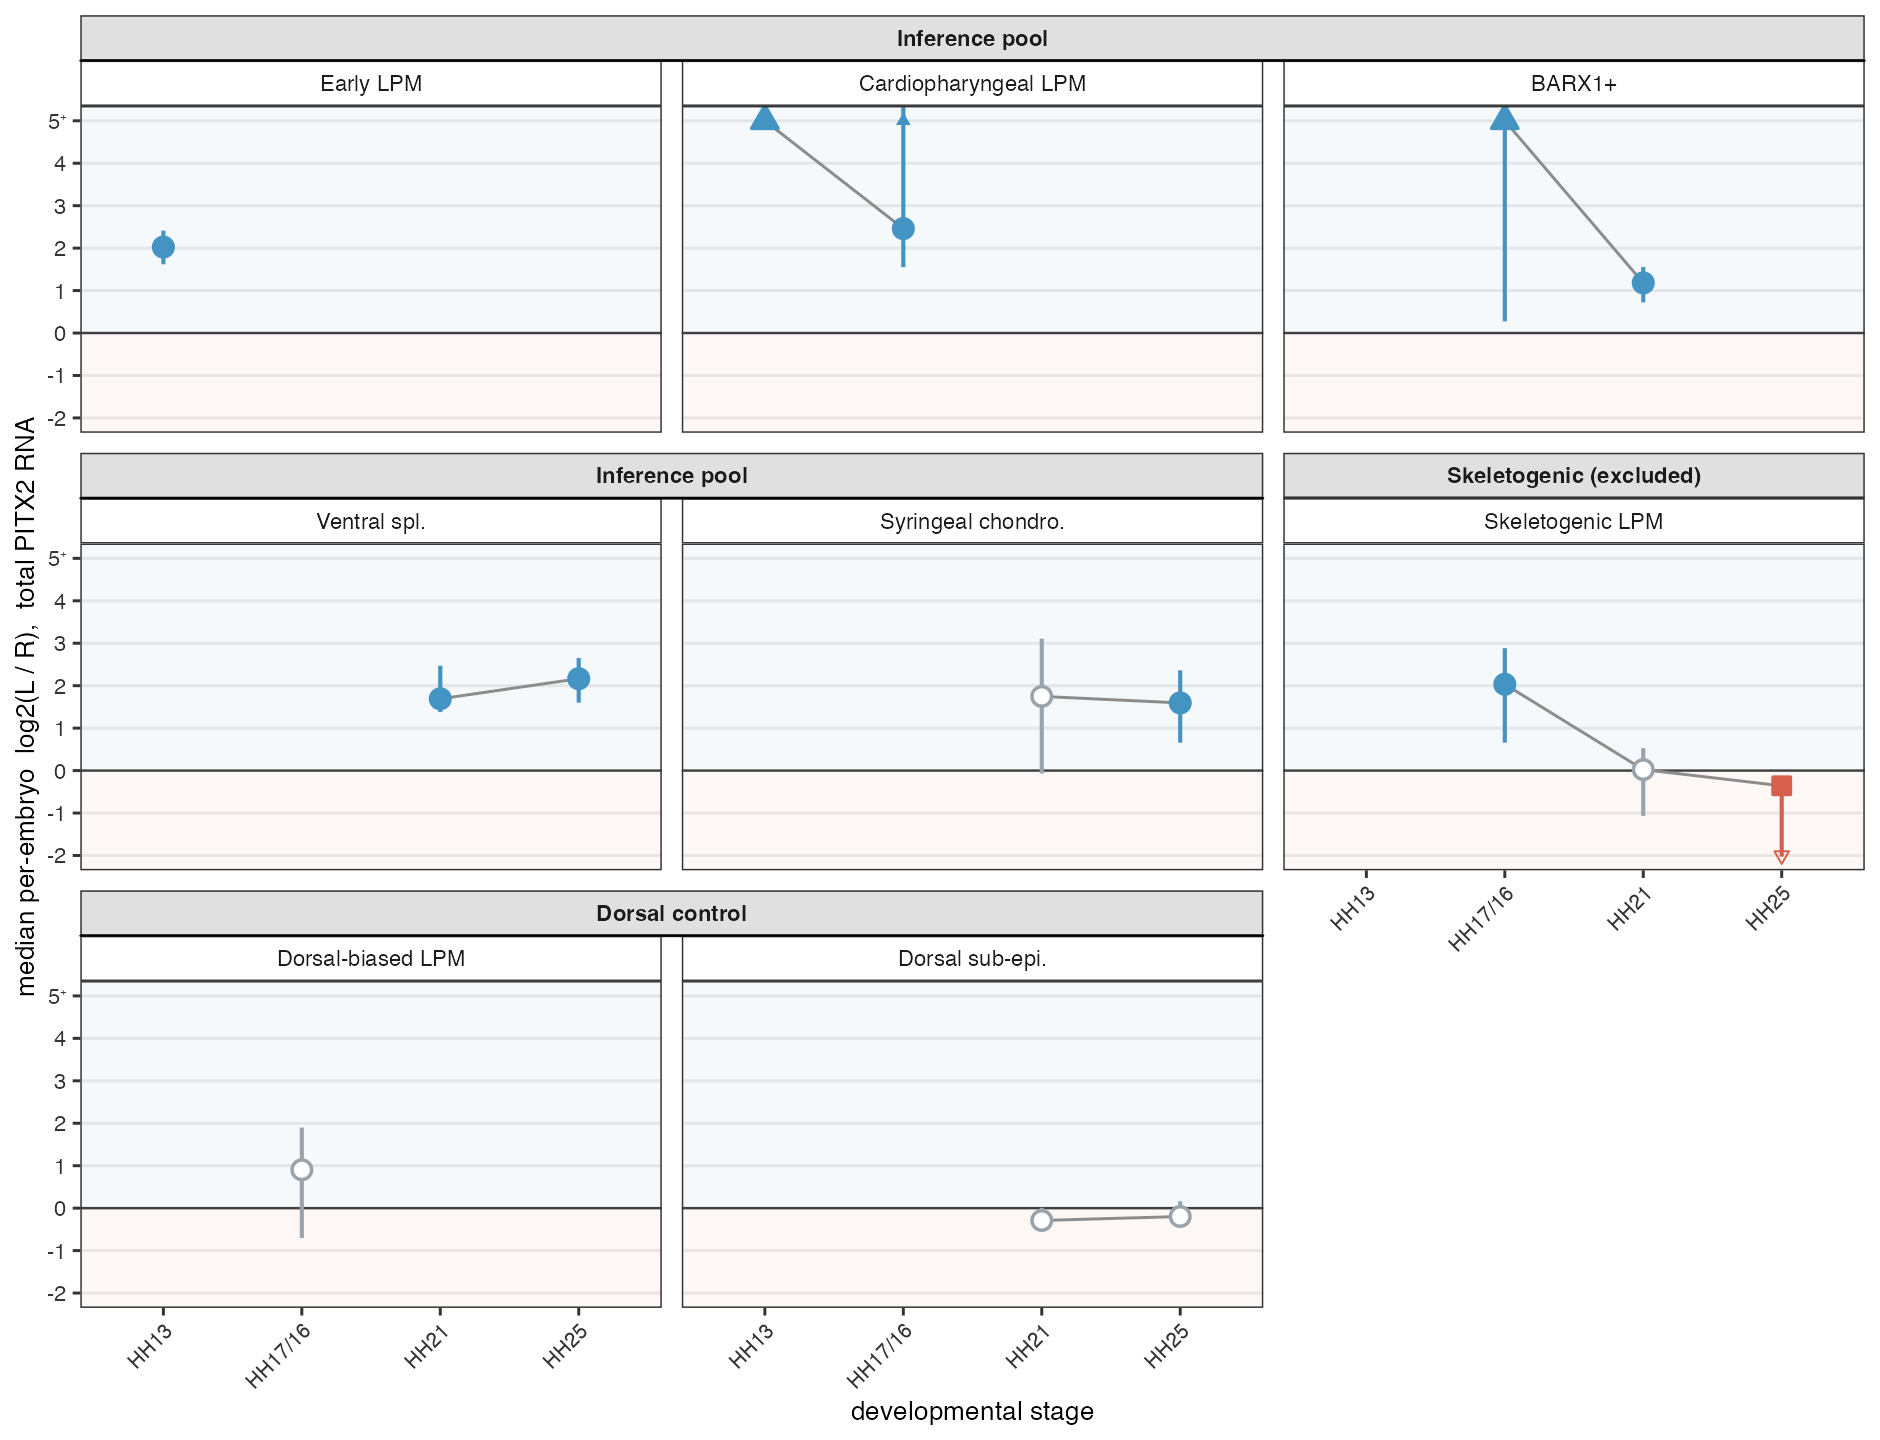

The script that saved this image:
#!/usr/bin/env Rscript
# figS03 Panel C: per-subcluster PITX2 L/R laterality TRAJECTORY (R/ggplot2).
#
# Faceted BY SUBCLUSTER (one facet per d2g stage-restricted LPM population), x =
# developmental stage (HH13 -> HH17/16 -> HH21 -> HH25), y = median per-embryo
# log2(L/R) of total PITX2 (CP10K) with a bootstrap 95% CI (resample embryos with
# replacement, B=2000).  Each facet is one lineage's laterality trajectory over the
# stage window it exists in; the connecting line is the trajectory, the point/CI
# colour is the read: a CI excluding 0 = lateralized (Left = blue circle, Right = red
# square — the house L/R glyphs), a CI spanning 0 = bilateral (grey, open circle).  hline at 0 = no laterality.
#
# The effect axis is CAPPED at +5 (coord_cartesian, NOT scale limits — hard limits
# would DROP off-scale CIs).  Early-stage log2FC inflates when R~0 (Cardiopharyngeal
# HH13 ~+8.5); those points/CIs are marked off-scale (^) at the +5 ceiling.
#
# Roster (grouped): inference pool / syrinx lineage (Early LPM, Cardiopharyngeal LPM,
# BARX1+, Ventral spl., Syringeal — the IRX1+ syrinx precursor, HH25 cl3) · Skeletogenic
# LPM (excluded) · dorsal control (Dorsal-biased LPM @HH17/16, Dorsal sub-epi. @HH21/25).
# Off-axis / non-pool pops (Contamination / Mesothelium / Venous-pole spl. /
# PRRX1+/FOXF1-low mes.) are omitted on axis/lineage grounds — they remain in the
# exported TSV (see LEGEND).
#
# The message D justifies: the syrinx lineage stays Left and becomes significant at the
# fate stages; Skeletogenic LPM (branchiomeric-skeletal, HH17/16 onward — the 2026-07-02
# vet reclassified the earlier HH13 "Skeletogenic" node as a PRRX1+/FOXF1-low fibroblast)
# is Left early then resolves to bilateral at the fate stages (excluded on fate-stage
# bilaterality, NOT blanket symmetry); the dorsal control stays bilateral.  Side basis =
# canonical d2n-merged sidecar (chromatin d2n @ HH17/16; snRNA d2l elsewhere): a
# per-embryo DIRECTION sign test.  At HH17/16 the sides are called from PITX2c-promoter
# accessibility, which tracks PITX2 expression in the same halves, so a filled HH17/16
# point is NOT independent evidence of RNA laterality (other modality, same gene).
#
# No in-image title/subtitle (figS03 house rule) — all text lives in LEGEND.md.
#
# Reads : figures/data/laterality_trajectory.tsv
#         (export_laterality_trajectory.py; metric=="PITX2_mean"; median_log2FC + log2fc_ci_lo/hi)
# Writes: figures/figS03/panel_C_laterality_forest.png
# Local : conda run -n duckfig Rscript figures/figS03/panel_C_laterality_forest.R

local_lib <- "~/R/4.4.2"
if (dir.exists(local_lib)) .libPaths(c(local_lib, .libPaths()))
suppressPackageStartupMessages({
    library(ggplot2); library(dplyr); library(ggh4x)
})

HERE <- tryCatch(dirname(sub("--file=", "", grep("--file=", commandArgs(), value = TRUE))),
                 error = function(e) ".")
if (length(HERE) == 0 || HERE == "") HERE <- "."
REPO <- normalizePath(file.path(HERE, "..", ".."))
# exporter: figures/figS03/export_laterality_trajectory.py
TSV  <- file.path(REPO, "figures", "data", "laterality_trajectory.tsv")
source(file.path(REPO, "figures", "_shared", "colors.R"))
source(file.path(REPO, "figures", "_shared", "subcluster_map.R"))  # display_population
lr_cols <- get_palette("lateral", labels = c("L", "R"))
L_BLUE <- unname(lr_cols["L"]); R_RED <- unname(lr_cols["R"])   # registry: L #4393C3, R #D6604D
NS_GREY <- "#9AA3AB"

STAGES <- c("HH13", "HH17/16", "HH21", "HH25")
CAP    <- 5      # effect-axis ceiling (off-scale marked, not dropped)
YMIN   <- -2     # floor; the one roster CI below it (Skeletogenic LPM HH25, lower bound -2.03) gets the off-scale caret

# Focused roster grouped into the three pool roles.  Order = facet fill order
# (row-major, ncol=3): inference pool rows 1-2, then Skeletogenic + dorsal on row 3.
ROSTER <- tibble::tribble(
    ~population,             ~group,
    "Early LPM",             "Inference pool",
    "Cardiopharyngeal LPM",  "Inference pool",
    "BARX1+",                "Inference pool",
    "Ventral spl.",          "Inference pool",
    "Syringeal",             "Inference pool",
    "Skeletogenic LPM",      "Skeletogenic (excluded)",
    "Dorsal-biased LPM",     "Dorsal control",
    "Dorsal sub-epi.",       "Dorsal control",
)
GROUP_LEVELS <- c("Inference pool", "Skeletogenic (excluded)", "Dorsal control")

d <- read.delim(TSV, check.names = FALSE)
d <- d[d$metric == "PITX2_mean" & d$n_emb > 0, ]
d <- merge(d, ROSTER, by = "population")          # inner join => drops off-axis pops
stopifnot(nrow(d) > 0, all(ROSTER$population %in% d$population))

# SSOT guard: the hand-assigned display `group` must agree with the `role` the
# export derived from the canonical POOLS (figures/_shared/subcluster_map.py).  A
# d2g rerun that moves a population between pools updates `role` in the TSV; this
# fails LOUD if ROSTER's display group drifts out of sync, rather than silently
# rendering a population under the wrong facet group.
ROLE2GROUP <- c(inference = "Inference pool", bilateral = "Dorsal control",
                excluded = "Skeletogenic (excluded)")
stopifnot(all(d$role %in% names(ROLE2GROUP)))
.drift <- d$group != ROLE2GROUP[d$role]
if (any(.drift)) stop("panel C group/role drift (POOLS pool membership changed?): ",
    paste(sprintf("%s role=%s but ROSTER group=%s",
                  d$population[.drift], d$role[.drift], d$group[.drift]), collapse = "; "))
# Off-scale handling now mirrors the +5 ceiling at the YMIN floor (the seeded
# 2026-08 partition's small excluded facets — n=3 embryo bootstraps — produce
# degenerate CIs below -2, which the pre-seed roster never did): medians below
# YMIN draw as a down-triangle AT the floor, clipped CI bottoms get a down caret.

# Facet labels, asserted 1:1 with the roster — factor(labels=) would otherwise merge
# two populations into a single facet without warning.
.LBL <- display_population(ROSTER$population, short = TRUE)
stopifnot(!anyDuplicated(.LBL), length(.LBL) == nrow(ROSTER))

d <- d %>%
    mutate(
        stage = factor(stage, levels = STAGES),
        # Facet strips carry the reader-facing label. SSOT levels drive ordering and the
        # join above; `labels` changes what is DRAWN — but note factor()
        # COLLAPSES duplicate labels into one level, which would silently merge two
        # populations into one facet and run geom_line through both. .LBL is asserted
        # collision-free above, so the relabel is 1:1.
        population = factor(population, levels = ROSTER$population, labels = .LBL),
        group = factor(group, levels = GROUP_LEVELS),
        excl0 = (log2fc_ci_lo > 0) | (log2fc_ci_hi < 0),
        sig   = factor(ifelse(excl0 & median_log2FC > 0, "Left",
                       ifelse(excl0 & median_log2FC < 0, "Right", "bilateral")),
                       levels = c("Left", "Right", "bilateral")),
        col   = dplyr::recode(as.character(sig), Left = L_BLUE, Right = R_RED,
                              bilateral = NS_GREY),
        # Off-scale glyph vocabulary (the +5 cap; see header): filled circle =
        # Left-lateralized in-range · filled square = Right-lateralized in-range (house
        # L = circle / R = square) · open circle = bilateral in-range · filled ▲ (shape 24)
        # = median capped at +5 · separate ▲ caret (shape 17) = median in-range but CI
        # top clipped.  The point is placed AT the ceiling (y_pt) so coord_cartesian
        # does not clip a capped point out of existence; CIs stay raw (coord clips them).
        y_pt        = pmax(pmin(median_log2FC, CAP), YMIN),
        pt_offscale = median_log2FC > CAP,                  # median itself off the top
        pt_offbot   = median_log2FC < YMIN,                 # median itself off the bottom
        ci_offtop   = log2fc_ci_hi > CAP & median_log2FC <= CAP,  # only the CI off the top
        ci_offbot   = log2fc_ci_lo < YMIN & median_log2FC >= YMIN,  # only the CI off the bottom
        # in range: square (22) when Right-lateralized, else circle (21); up-triangle (24)
        # capped at top, down-triangle (25) at the floor
        pt_shape    = ifelse(pt_offscale, 24L, ifelse(pt_offbot, 25L,
                             ifelse(sig == "Right", 22L, 21L))),
        # filled when lateralized (sig) OR off-scale; open white when bilateral
        pt_fill     = ifelse(sig == "bilateral" & !pt_offscale & !pt_offbot, "white", col)
    )
# fail LOUD if any kept row lacks a sig/colour (the recode has no silent default —
# an NA sig would otherwise draw an invisible point, violating the no-silent-drop rule)
stopifnot(!any(is.na(d$sig)), !any(is.na(d$col)))

# caret marks at the ceiling/floor for CIs clipped there (median in range)
caret <- d %>% filter(ci_offtop) %>% mutate(y_caret = CAP)
caret_dn <- d %>% filter(ci_offbot) %>% mutate(y_caret = YMIN)

p <- ggplot(d, aes(stage, y_pt, group = population)) +
    # L/R semantic background wash (faint; the colour message is on the points)
    annotate("rect", xmin = -Inf, xmax = Inf, ymin = 0, ymax = Inf, fill = L_BLUE, alpha = 0.05) +
    annotate("rect", xmin = -Inf, xmax = Inf, ymin = -Inf, ymax = 0, fill = R_RED, alpha = 0.05) +
    geom_hline(yintercept = 0, linewidth = 0.4, colour = "grey25") +
    # trajectory line (neutral; significance is carried by the points, which can change
    # category along a lineage e.g. Skeletogenic Left -> bilateral)
    geom_line(linewidth = 0.5, colour = "grey55") +
    geom_linerange(aes(ymin = log2fc_ci_lo, ymax = log2fc_ci_hi, colour = col),
                   linewidth = 0.7) +
    geom_point(aes(shape = pt_shape, fill = pt_fill, colour = col),
               size = 2.7, stroke = 0.9) +
    # off-scale carets: small up-triangle at the ceiling / down-triangle at the
    # floor where a CI is clipped
    geom_point(data = caret, aes(stage, y_caret, colour = col), inherit.aes = FALSE,
               shape = 17, size = 1.5) +
    geom_point(data = caret_dn, aes(stage, y_caret, colour = col), inherit.aes = FALSE,
               shape = 25, size = 1.5) +
    scale_colour_identity() +
    scale_fill_identity() +
    scale_shape_identity() +
    scale_y_continuous("median per-embryo  log2(L / R),  total PITX2 RNA",
                       breaks = seq(YMIN, CAP, 1),
                       labels = function(b) ifelse(b == CAP, "5⁺", as.character(b))) +
    coord_cartesian(ylim = c(YMIN, CAP), clip = "on") +
    # by_layer_x = TRUE indexes the strip elements by NESTING DEPTH (outer group
    # strip vs inner population strip), not per-strip — robust to the group strip
    # repeating across wrapped rows (Inference pool spans rows 1-2).
    facet_nested_wrap(vars(group, population), ncol = 3, nest_line = element_line(),
                      strip = strip_nested(
                          background_x = elem_list_rect(fill = c("grey88", "white")),
                          text_x = elem_list_text(face = c("bold", "plain")),
                          by_layer_x = TRUE)) +
    labs(x = "developmental stage") +
    theme_bw(base_size = 11) +
    theme(
        panel.grid.minor = element_blank(),
        panel.grid.major.x = element_blank(),
        axis.text.x = element_text(size = 7.5, angle = 45, hjust = 1, colour = "grey20"),
        axis.text.y = element_text(size = 8, colour = "grey20"),
        axis.title = element_text(size = 9.5),
        strip.text = element_text(size = 8),
        panel.spacing = unit(0.5, "lines"))

ggsave(file.path(HERE, "panel_C_laterality_forest.png"), p,
       width = 9.4, height = 7.2, dpi = 200)
cat("wrote", file.path(HERE, "panel_C_laterality_forest.png"), "\n")
